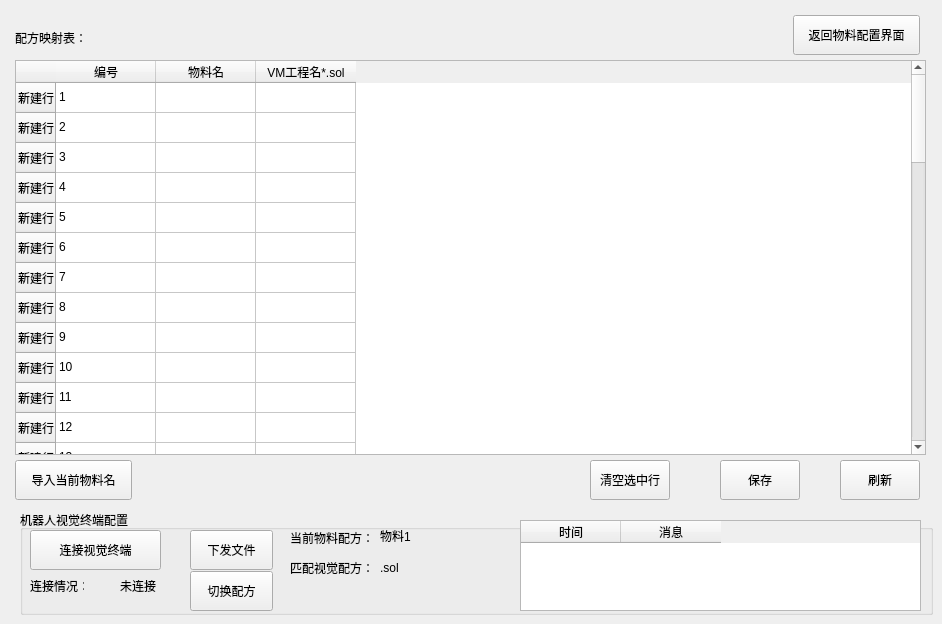
      <widget class="QWidget" name="page_map">
       <widget class="QPushButton" name="btn_back_main">
        <property name="geometry">
         <rect>
          <x>793</x>
          <y>15</y>
          <width>127</width>
          <height>40</height>
         </rect>
        </property>
        <property name="text">
         <string>返回物料配置界面</string>
        </property>
       </widget>
       <widget class="QLabel" name="label_15">
        <property name="geometry">
         <rect>
          <x>15</x>
          <y>30</y>
          <width>71</width>
          <height>16</height>
         </rect>
        </property>
        <property name="text">
         <string>配方映射表：</string>
        </property>
       </widget>
       <widget class="QTableWidget" name="tableWidget_2">
        <property name="geometry">
         <rect>
          <x>15</x>
          <y>60</y>
          <width>911</width>
          <height>395</height>
         </rect>
        </property>
        <property name="styleSheet">
         <string notr="true">QHeaderView::section{background-color: rgb(240, 240, 240);}</string>
        </property>
        <row>
         <property name="text">
          <string>新建行</string>
         </property>
        </row>
        <row>
         <property name="text">
          <string>新建行</string>
         </property>
        </row>
        <row>
         <property name="text">
          <string>新建行</string>
         </property>
        </row>
        <row>
         <property name="text">
          <string>新建行</string>
         </property>
        </row>
        <row>
         <property name="text">
          <string>新建行</string>
         </property>
        </row>
        <row>
         <property name="text">
          <string>新建行</string>
         </property>
        </row>
        <row>
         <property name="text">
          <string>新建行</string>
         </property>
        </row>
        <row>
         <property name="text">
          <string>新建行</string>
         </property>
        </row>
        <row>
         <property name="text">
          <string>新建行</string>
         </property>
        </row>
        <row>
         <property name="text">
          <string>新建行</string>
         </property>
        </row>
        <row>
         <property name="text">
          <string>新建行</string>
         </property>
        </row>
        <row>
         <property name="text">
          <string>新建行</string>
         </property>
        </row>
        <row>
         <property name="text">
          <string>新建行</string>
         </property>
        </row>
        <row>
         <property name="text">
          <string>新建行</string>
         </property>
        </row>
        <row>
         <property name="text">
          <string>新建行</string>
         </property>
        </row>
        <row>
         <property name="text">
          <string>新建行</string>
         </property>
        </row>
        <row>
         <property name="text">
          <string>新建行</string>
         </property>
        </row>
        <row>
         <property name="text">
          <string>新建行</string>
         </property>
        </row>
        <row>
         <property name="text">
          <string>新建行</string>
         </property>
        </row>
        <row>
         <property name="text">
          <string>新建行</string>
         </property>
        </row>
        <row>
         <property name="text">
          <string>新建行</string>
         </property>
        </row>
        <row>
         <property name="text">
          <string>新建行</string>
         </property>
        </row>
        <row>
         <property name="text">
          <string>新建行</string>
         </property>
        </row>
        <row>
         <property name="text">
          <string>新建行</string>
         </property>
        </row>
        <row>
         <property name="text">
          <string>新建行</string>
         </property>
        </row>
        <row>
         <property name="text">
          <string>新建行</string>
         </property>
        </row>
        <row>
         <property name="text">
          <string>新建行</string>
         </property>
        </row>
        <row>
         <property name="text">
          <string>新建行</string>
         </property>
        </row>
        <row>
         <property name="text">
          <string>新建行</string>
         </property>
        </row>
        <row>
         <property name="text">
          <string>新建行</string>
         </property>
        </row>
        <row>
         <property name="text">
          <string>新建行</string>
         </property>
        </row>
        <row>
         <property name="text">
          <string>新建行</string>
         </property>
        </row>
        <row>
         <property name="text">
          <string>新建行</string>
         </property>
        </row>
        <row>
         <property name="text">
          <string>新建行</string>
         </property>
        </row>
        <row>
         <property name="text">
          <string>新建行</string>
         </property>
        </row>
        <row>
         <property name="text">
          <string>新建行</string>
         </property>
        </row>
        <row>
         <property name="text">
          <string>新建行</string>
         </property>
        </row>
        <row>
         <property name="text">
          <string>新建行</string>
         </property>
        </row>
        <row>
         <property name="text">
          <string>新建行</string>
         </property>
        </row>
        <row>
         <property name="text">
          <string>新建行</string>
         </property>
        </row>
        <row>
         <property name="text">
          <string>新建行</string>
         </property>
        </row>
        <row>
         <property name="text">
          <string>新建行</string>
         </property>
        </row>
        <row>
         <property name="text">
          <string>新建行</string>
         </property>
        </row>
        <row>
         <property name="text">
          <string>新建行</string>
         </property>
        </row>
        <row>
         <property name="text">
          <string>新建行</string>
         </property>
        </row>
        <row>
         <property name="text">
          <string>新建行</string>
         </property>
        </row>
        <row>
         <property name="text">
          <string>新建行</string>
         </property>
        </row>
        <row>
         <property name="text">
          <string>新建行</string>
         </property>
        </row>
        <row>
         <property name="text">
          <string>新建行</string>
         </property>
        </row>
        <row>
         <property name="text">
          <string>新建行</string>
         </property>
        </row>
        <column>
         <property name="text">
          <string>编号</string>
         </property>
        </column>
        <column>
         <property name="text">
          <string>物料名</string>
         </property>
        </column>
        <column>
         <property name="text">
          <string>VM工程名*.sol</string>
         </property>
        </column>
        <item row="0" column="0">
         <property name="text">
          <string>1</string>
         </property>
        </item>
        <item row="1" column="0">
         <property name="text">
          <string>2</string>
         </property>
        </item>
        <item row="2" column="0">
         <property name="text">
          <string>3</string>
         </property>
        </item>
        <item row="3" column="0">
         <property name="text">
          <string>4</string>
         </property>
        </item>
        <item row="4" column="0">
         <property name="text">
          <string>5</string>
         </property>
        </item>
        <item row="5" column="0">
         <property name="text">
          <string>6</string>
         </property>
        </item>
        <item row="6" column="0">
         <property name="text">
          <string>7</string>
         </property>
        </item>
        <item row="7" column="0">
         <property name="text">
          <string>8</string>
         </property>
        </item>
        <item row="8" column="0">
         <property name="text">
          <string>9</string>
         </property>
        </item>
        <item row="9" column="0">
         <property name="text">
          <string>10</string>
         </property>
        </item>
        <item row="10" column="0">
         <property name="text">
          <string>11</string>
         </property>
        </item>
        <item row="11" column="0">
         <property name="text">
          <string>12</string>
         </property>
        </item>
        <item row="12" column="0">
         <property name="text">
          <string>13</string>
         </property>
        </item>
        <item row="13" column="0">
         <property name="text">
          <string>14</string>
         </property>
        </item>
        <item row="14" column="0">
         <property name="text">
          <string>15</string>
         </property>
        </item>
        <item row="15" column="0">
         <property name="text">
          <string>16</string>
         </property>
        </item>
        <item row="16" column="0">
         <property name="text">
          <string>17</string>
         </property>
        </item>
        <item row="17" column="0">
         <property name="text">
          <string>18</string>
         </property>
        </item>
        <item row="18" column="0">
         <property name="text">
          <string>19</string>
         </property>
        </item>
        <item row="19" column="0">
         <property name="text">
          <string>20</string>
         </property>
        </item>
        <item row="20" column="0">
         <property name="text">
          <string>21</string>
         </property>
        </item>
        <item row="21" column="0">
         <property name="text">
          <string>22</string>
         </property>
        </item>
        <item row="22" column="0">
         <property name="text">
          <string>23</string>
         </property>
        </item>
        <item row="23" column="0">
         <property name="text">
          <string>24</string>
         </property>
        </item>
        <item row="24" column="0">
         <property name="text">
          <string>25</string>
         </property>
        </item>
        <item row="25" column="0">
         <property name="text">
          <string>26</string>
         </property>
        </item>
        <item row="26" column="0">
         <property name="text">
          <string>27</string>
         </property>
        </item>
        <item row="27" column="0">
         <property name="text">
          <string>28</string>
         </property>
        </item>
        <item row="28" column="0">
         <property name="text">
          <string>29</string>
         </property>
        </item>
        <item row="29" column="0">
         <property name="text">
          <string>30</string>
         </property>
        </item>
        <item row="30" column="0">
         <property name="text">
          <string>31</string>
         </property>
        </item>
        <item row="31" column="0">
         <property name="text">
          <string>32</string>
         </property>
        </item>
        <item row="32" column="0">
         <property name="text">
          <string>33</string>
         </property>
        </item>
        <item row="33" column="0">
         <property name="text">
          <string>34</string>
         </property>
        </item>
        <item row="34" column="0">
         <property name="text">
          <string>35</string>
         </property>
        </item>
        <item row="35" column="0">
         <property name="text">
          <string>36</string>
         </property>
        </item>
        <item row="36" column="0">
         <property name="text">
          <string>37</string>
         </property>
        </item>
        <item row="37" column="0">
         <property name="text">
          <string>38</string>
         </property>
        </item>
        <item row="38" column="0">
         <property name="text">
          <string>39</string>
         </property>
        </item>
        <item row="39" column="0">
         <property name="text">
          <string>40</string>
         </property>
        </item>
        <item row="40" column="0">
         <property name="text">
          <string>41</string>
         </property>
        </item>
        <item row="41" column="0">
         <property name="text">
          <string>42</string>
         </property>
        </item>
        <item row="42" column="0">
         <property name="text">
          <string>43</string>
         </property>
        </item>
        <item row="43" column="0">
         <property name="text">
          <string>44</string>
         </property>
        </item>
        <item row="44" column="0">
         <property name="text">
          <string>45</string>
         </property>
        </item>
        <item row="45" column="0">
         <property name="text">
          <string>46</string>
         </property>
        </item>
        <item row="46" column="0">
         <property name="text">
          <string>47</string>
         </property>
        </item>
        <item row="47" column="0">
         <property name="text">
          <string>48</string>
         </property>
        </item>
        <item row="48" column="0">
         <property name="text">
          <string>49</string>
         </property>
        </item>
        <item row="49" column="0">
         <property name="text">
          <string>50</string>
         </property>
        </item>
       </widget>
       <widget class="QPushButton" name="btn_import">
        <property name="geometry">
         <rect>
          <x>15</x>
          <y>460</y>
          <width>117</width>
          <height>40</height>
         </rect>
        </property>
        <property name="text">
         <string>导入当前物料名</string>
        </property>
       </widget>
       <widget class="QPushButton" name="btn_clear_selected">
        <property name="geometry">
         <rect>
          <x>590</x>
          <y>460</y>
          <width>80</width>
          <height>40</height>
         </rect>
        </property>
        <property name="text">
         <string>清空选中行</string>
        </property>
       </widget>
       <widget class="QPushButton" name="btn_save">
        <property name="geometry">
         <rect>
          <x>720</x>
          <y>460</y>
          <width>80</width>
          <height>40</height>
         </rect>
        </property>
        <property name="text">
         <string>保存</string>
        </property>
       </widget>
       <widget class="QPushButton" name="btn_flushed">
        <property name="geometry">
         <rect>
          <x>840</x>
          <y>460</y>
          <width>80</width>
          <height>40</height>
         </rect>
        </property>
        <property name="text">
         <string>刷新</string>
        </property>
       </widget>
       <widget class="QGroupBox" name="groupBox_4">
        <property name="geometry">
         <rect>
          <x>20</x>
          <y>510</y>
          <width>913</width>
          <height>105</height>
         </rect>
        </property>
        <property name="title">
         <string>机器人视觉终端配置</string>
        </property>
        <widget class="QPushButton" name="btn_con_vis">
         <property name="geometry">
          <rect>
           <x>10</x>
           <y>20</y>
           <width>131</width>
           <height>40</height>
          </rect>
         </property>
         <property name="text">
          <string>连接视觉终端</string>
         </property>
        </widget>
        <widget class="QLabel" name="label_2">
         <property name="geometry">
          <rect>
           <x>10</x>
           <y>70</y>
           <width>54</width>
           <height>12</height>
          </rect>
         </property>
         <property name="text">
          <string>连接情况：</string>
         </property>
        </widget>
        <widget class="QLabel" name="lab_connect">
         <property name="geometry">
          <rect>
           <x>100</x>
           <y>70</y>
           <width>54</width>
           <height>12</height>
          </rect>
         </property>
         <property name="text">
          <string>未连接</string>
         </property>
        </widget>
        <widget class="QPushButton" name="btn_send_doc">
         <property name="geometry">
          <rect>
           <x>170</x>
           <y>20</y>
           <width>83</width>
           <height>40</height>
          </rect>
         </property>
         <property name="text">
          <string>下发文件</string>
         </property>
        </widget>
        <widget class="QPushButton" name="btn_chg_rec">
         <property name="geometry">
          <rect>
           <x>170</x>
           <y>61</y>
           <width>83</width>
           <height>40</height>
          </rect>
         </property>
         <property name="text">
          <string>切换配方</string>
         </property>
        </widget>
        <widget class="QLabel" name="label_17">
         <property name="geometry">
          <rect>
           <x>270</x>
           <y>20</y>
           <width>91</width>
           <height>16</height>
          </rect>
         </property>
         <property name="text">
          <string>当前物料配方：</string>
         </property>
        </widget>
        <widget class="QLabel" name="label_18">
         <property name="geometry">
          <rect>
           <x>270</x>
           <y>50</y>
           <width>91</width>
           <height>16</height>
          </rect>
         </property>
         <property name="text">
          <string>匹配视觉配方：</string>
         </property>
        </widget>
        <widget class="QLabel" name="lab_item_name">
         <property name="geometry">
          <rect>
           <x>360</x>
           <y>20</y>
           <width>54</width>
           <height>12</height>
          </rect>
         </property>
         <property name="text">
          <string>物料1</string>
         </property>
        </widget>
        <widget class="QLabel" name="lab_vision_name">
         <property name="geometry">
          <rect>
           <x>360</x>
           <y>50</y>
           <width>131</width>
           <height>16</height>
          </rect>
         </property>
         <property name="text">
          <string>.sol</string>
         </property>
        </widget>
        <widget class="QTableWidget" name="tableWidget_3">
         <property name="geometry">
          <rect>
           <x>500</x>
           <y>10</y>
           <width>401</width>
           <height>91</height>
          </rect>
         </property>
         <column>
          <property name="text">
           <string>时间</string>
          </property>
         </column>
         <column>
          <property name="text">
           <string>消息</string>
          </property>
         </column>
        </widget>
       </widget>
      </widget>
